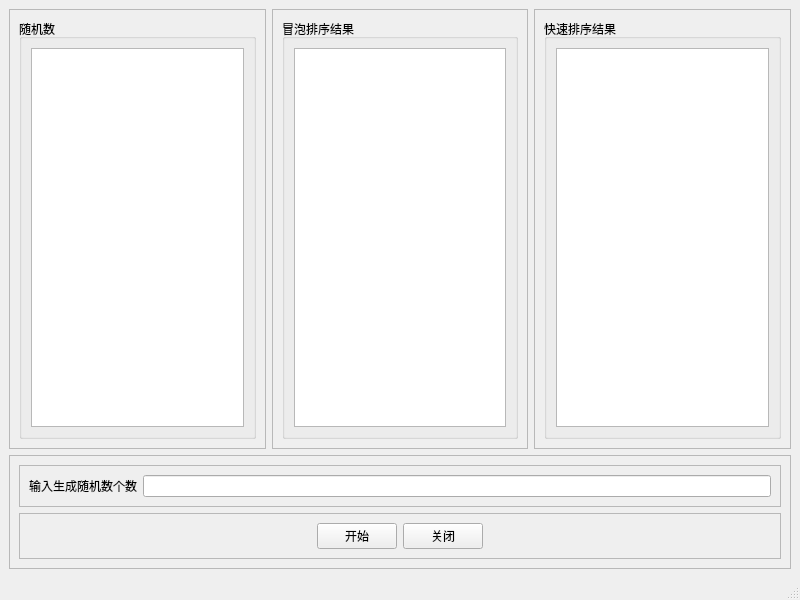
<?xml version="1.0" encoding="UTF-8"?>
<ui version="4.0">
 <class>MainWindow</class>
 <widget class="QMainWindow" name="MainWindow">
  <property name="geometry">
   <rect>
    <x>0</x>
    <y>0</y>
    <width>800</width>
    <height>600</height>
   </rect>
  </property>
  <property name="windowTitle">
   <string>MainWindow</string>
  </property>
  <widget class="QWidget" name="centralwidget">
   <layout class="QVBoxLayout" name="verticalLayout">
    <item>
     <layout class="QHBoxLayout" name="horizontalLayout">
      <item>
       <widget class="QFrame" name="frame">
        <property name="frameShape">
         <enum>QFrame::StyledPanel</enum>
        </property>
        <property name="frameShadow">
         <enum>QFrame::Raised</enum>
        </property>
        <layout class="QVBoxLayout" name="verticalLayout_3">
         <item>
          <widget class="QGroupBox" name="groupBox">
           <property name="title">
            <string>随机数</string>
           </property>
           <layout class="QVBoxLayout" name="verticalLayout_6">
            <item>
             <widget class="QListWidget" name="randList"/>
            </item>
           </layout>
          </widget>
         </item>
        </layout>
       </widget>
      </item>
      <item>
       <widget class="QFrame" name="frame_2">
        <property name="frameShape">
         <enum>QFrame::StyledPanel</enum>
        </property>
        <property name="frameShadow">
         <enum>QFrame::Raised</enum>
        </property>
        <layout class="QVBoxLayout" name="verticalLayout_4">
         <item>
          <widget class="QGroupBox" name="groupBox_2">
           <property name="title">
            <string>冒泡排序结果</string>
           </property>
           <layout class="QVBoxLayout" name="verticalLayout_7">
            <item>
             <widget class="QListWidget" name="bubbleList"/>
            </item>
           </layout>
          </widget>
         </item>
        </layout>
       </widget>
      </item>
      <item>
       <widget class="QFrame" name="frame_3">
        <property name="frameShape">
         <enum>QFrame::StyledPanel</enum>
        </property>
        <property name="frameShadow">
         <enum>QFrame::Raised</enum>
        </property>
        <layout class="QVBoxLayout" name="verticalLayout_5">
         <item>
          <widget class="QGroupBox" name="groupBox_3">
           <property name="title">
            <string>快速排序结果</string>
           </property>
           <layout class="QVBoxLayout" name="verticalLayout_8">
            <item>
             <widget class="QListWidget" name="quickList"/>
            </item>
           </layout>
          </widget>
         </item>
        </layout>
       </widget>
      </item>
     </layout>
    </item>
    <item>
     <widget class="QFrame" name="frame_4">
      <property name="frameShape">
       <enum>QFrame::StyledPanel</enum>
      </property>
      <property name="frameShadow">
       <enum>QFrame::Raised</enum>
      </property>
      <layout class="QVBoxLayout" name="verticalLayout_2">
       <item>
        <widget class="QFrame" name="frame_5">
         <property name="frameShape">
          <enum>QFrame::StyledPanel</enum>
         </property>
         <property name="frameShadow">
          <enum>QFrame::Raised</enum>
         </property>
         <layout class="QHBoxLayout" name="horizontalLayout_2">
          <item>
           <widget class="QLabel" name="label">
            <property name="text">
             <string>输入生成随机数个数</string>
            </property>
           </widget>
          </item>
          <item>
           <widget class="QLineEdit" name="lineEdit"/>
          </item>
         </layout>
        </widget>
       </item>
       <item>
        <widget class="QFrame" name="frame_6">
         <property name="frameShape">
          <enum>QFrame::StyledPanel</enum>
         </property>
         <property name="frameShadow">
          <enum>QFrame::Raised</enum>
         </property>
         <layout class="QHBoxLayout" name="horizontalLayout_3">
          <item>
           <spacer name="horizontalSpacer">
            <property name="orientation">
             <enum>Qt::Horizontal</enum>
            </property>
            <property name="sizeHint" stdset="0">
             <size>
              <width>282</width>
              <height>20</height>
             </size>
            </property>
           </spacer>
          </item>
          <item>
           <widget class="QPushButton" name="startBtn">
            <property name="text">
             <string>开始</string>
            </property>
           </widget>
          </item>
          <item>
           <widget class="QPushButton" name="closeBtn">
            <property name="text">
             <string>关闭</string>
            </property>
           </widget>
          </item>
          <item>
           <spacer name="horizontalSpacer_2">
            <property name="orientation">
             <enum>Qt::Horizontal</enum>
            </property>
            <property name="sizeHint" stdset="0">
             <size>
              <width>282</width>
              <height>20</height>
             </size>
            </property>
           </spacer>
          </item>
         </layout>
        </widget>
       </item>
      </layout>
     </widget>
    </item>
   </layout>
  </widget>
  <widget class="QMenuBar" name="menubar">
   <property name="geometry">
    <rect>
     <x>0</x>
     <y>0</y>
     <width>800</width>
     <height>30</height>
    </rect>
   </property>
  </widget>
  <widget class="QStatusBar" name="statusbar"/>
 </widget>
 <resources/>
 <connections/>
</ui>
